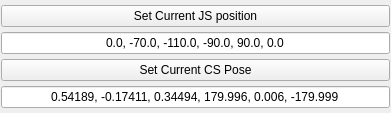
      <widget class="QWidget" name="layoutWidget_15">
       <property name="geometry">
        <rect>
         <x>20</x>
         <y>490</y>
         <width>391</width>
         <height>113</height>
        </rect>
       </property>
       <layout class="QVBoxLayout" name="verticalLayout_38">
        <property name="spacing">
         <number>1</number>
        </property>
        <property name="leftMargin">
         <number>1</number>
        </property>
        <property name="topMargin">
         <number>1</number>
        </property>
        <property name="rightMargin">
         <number>1</number>
        </property>
        <property name="bottomMargin">
         <number>1</number>
        </property>
        <item>
         <widget class="QPushButton" name="pushButton_setNoRLCurrentJSPosition">
          <property name="text">
           <string>Set Current JS position</string>
          </property>
         </widget>
        </item>
        <item>
         <widget class="QLineEdit" name="lineEdit_controlView_NoRLtargetJSPosition">
          <property name="enabled">
           <bool>true</bool>
          </property>
          <property name="text">
           <string>0.0, -70.0, -110.0, -90.0, 90.0, 0.0</string>
          </property>
          <property name="alignment">
           <set>Qt::AlignCenter</set>
          </property>
         </widget>
        </item>
        <item>
         <widget class="QPushButton" name="pushButton_setNoRLCurrentCSPose">
          <property name="text">
           <string>Set Current CS Pose</string>
          </property>
         </widget>
        </item>
        <item>
         <widget class="QLineEdit" name="lineEdit_controlView_NoRLtargetCSPose">
          <property name="enabled">
           <bool>true</bool>
          </property>
          <property name="text">
           <string>0.54189, -0.17411, 0.34494, 179.996, 0.006, -179.999</string>
          </property>
          <property name="alignment">
           <set>Qt::AlignCenter</set>
          </property>
         </widget>
        </item>
       </layout>
      </widget>
